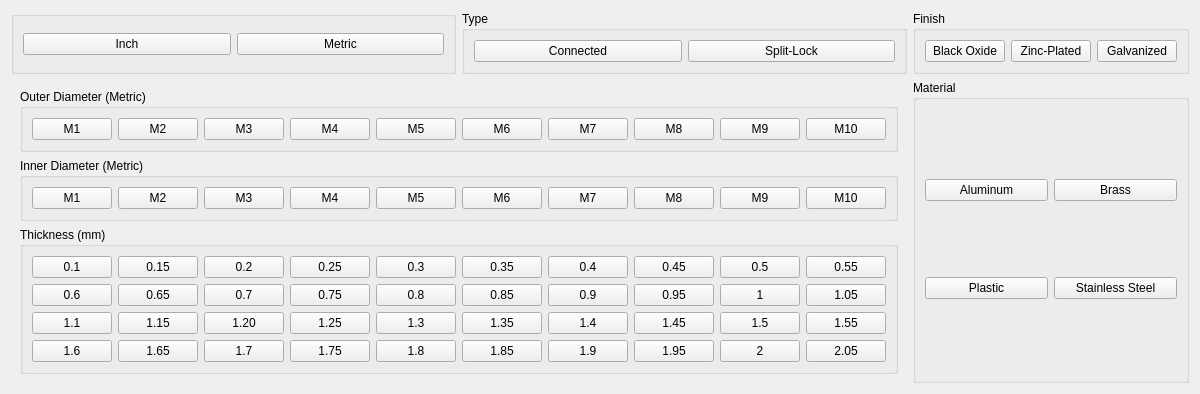
        <widget class="QWidget" name="Washer">
         <layout class="QGridLayout" name="gridLayout_21">
          <item row="0" column="1">
           <widget class="QGroupBox" name="groupBox_8">
            <property name="title">
             <string>Type</string>
            </property>
            <layout class="QHBoxLayout" name="horizontalLayout_7">
             <item>
              <widget class="QPushButton" name="pushButton_256">
               <property name="text">
                <string>Connected</string>
               </property>
              </widget>
             </item>
             <item>
              <widget class="QPushButton" name="pushButton_255">
               <property name="text">
                <string>Split-Lock</string>
               </property>
              </widget>
             </item>
            </layout>
           </widget>
          </item>
          <item row="1" column="0" colspan="2">
           <widget class="QStackedWidget" name="stackedWidget_3">
            <widget class="QWidget" name="metric_washer">
             <layout class="QGridLayout" name="gridLayout_20">
              <item row="2" column="0">
               <widget class="QGroupBox" name="MetricMeasurements_7">
                <property name="title">
                 <string>Thickness (mm)</string>
                </property>
                <layout class="QGridLayout" name="gridLayout_18">
                 <item row="0" column="7">
                  <widget class="QPushButton" name="pushButton_285">
                   <property name="text">
                    <string>0.45</string>
                   </property>
                  </widget>
                 </item>
                 <item row="3" column="9">
                  <widget class="QPushButton" name="pushButton_286">
                   <property name="text">
                    <string>2.05</string>
                   </property>
                  </widget>
                 </item>
                 <item row="3" column="6">
                  <widget class="QPushButton" name="pushButton_287">
                   <property name="text">
                    <string>1.9</string>
                   </property>
                   <property name="checkable">
                    <bool>true</bool>
                   </property>
                  </widget>
                 </item>
                 <item row="2" column="3">
                  <widget class="QPushButton" name="pushButton_288">
                   <property name="text">
                    <string>1.25</string>
                   </property>
                  </widget>
                 </item>
                 <item row="1" column="2">
                  <widget class="QPushButton" name="pushButton_289">
                   <property name="text">
                    <string>0.7</string>
                   </property>
                  </widget>
                 </item>
                 <item row="0" column="6">
                  <widget class="QPushButton" name="pushButton_290">
                   <property name="text">
                    <string>0.4</string>
                   </property>
                   <property name="checkable">
                    <bool>true</bool>
                   </property>
                  </widget>
                 </item>
                 <item row="3" column="2">
                  <widget class="QPushButton" name="pushButton_291">
                   <property name="text">
                    <string>1.7</string>
                   </property>
                  </widget>
                 </item>
                 <item row="2" column="1">
                  <widget class="QPushButton" name="pushButton_292">
                   <property name="text">
                    <string>1.15</string>
                   </property>
                   <property name="checkable">
                    <bool>true</bool>
                   </property>
                  </widget>
                 </item>
                 <item row="0" column="8">
                  <widget class="QPushButton" name="pushButton_293">
                   <property name="text">
                    <string>0.5</string>
                   </property>
                  </widget>
                 </item>
                 <item row="0" column="4">
                  <widget class="QPushButton" name="pushButton_294">
                   <property name="text">
                    <string>0.3</string>
                   </property>
                  </widget>
                 </item>
                 <item row="1" column="0">
                  <widget class="QPushButton" name="pushButton_295">
                   <property name="text">
                    <string>0.6</string>
                   </property>
                  </widget>
                 </item>
                 <item row="3" column="1">
                  <widget class="QPushButton" name="pushButton_296">
                   <property name="text">
                    <string>1.65</string>
                   </property>
                   <property name="checkable">
                    <bool>true</bool>
                   </property>
                  </widget>
                 </item>
                 <item row="2" column="9">
                  <widget class="QPushButton" name="pushButton_297">
                   <property name="text">
                    <string>1.55</string>
                   </property>
                  </widget>
                 </item>
                 <item row="0" column="0">
                  <widget class="QPushButton" name="pushButton_298">
                   <property name="text">
                    <string>0.1</string>
                   </property>
                  </widget>
                 </item>
                 <item row="3" column="4">
                  <widget class="QPushButton" name="pushButton_299">
                   <property name="text">
                    <string>1.8</string>
                   </property>
                  </widget>
                 </item>
                 <item row="2" column="8">
                  <widget class="QPushButton" name="pushButton_300">
                   <property name="text">
                    <string>1.5</string>
                   </property>
                  </widget>
                 </item>
                 <item row="0" column="1">
                  <widget class="QPushButton" name="pushButton_301">
                   <property name="text">
                    <string>0.15</string>
                   </property>
                   <property name="checkable">
                    <bool>true</bool>
                   </property>
                  </widget>
                 </item>
                 <item row="0" column="2">
                  <widget class="QPushButton" name="pushButton_302">
                   <property name="text">
                    <string>0.2</string>
                   </property>
                  </widget>
                 </item>
                 <item row="1" column="8">
                  <widget class="QPushButton" name="pushButton_303">
                   <property name="text">
                    <string>1</string>
                   </property>
                  </widget>
                 </item>
                 <item row="1" column="4">
                  <widget class="QPushButton" name="pushButton_304">
                   <property name="text">
                    <string>0.8</string>
                   </property>
                  </widget>
                 </item>
                 <item row="3" column="5">
                  <widget class="QPushButton" name="pushButton_305">
                   <property name="text">
                    <string>1.85</string>
                   </property>
                  </widget>
                 </item>
                 <item row="3" column="0">
                  <widget class="QPushButton" name="pushButton_306">
                   <property name="text">
                    <string>1.6</string>
                   </property>
                  </widget>
                 </item>
                 <item row="2" column="6">
                  <widget class="QPushButton" name="pushButton_307">
                   <property name="text">
                    <string>1.4</string>
                   </property>
                   <property name="checkable">
                    <bool>true</bool>
                   </property>
                  </widget>
                 </item>
                 <item row="3" column="3">
                  <widget class="QPushButton" name="pushButton_308">
                   <property name="text">
                    <string>1.75</string>
                   </property>
                  </widget>
                 </item>
                 <item row="0" column="3">
                  <widget class="QPushButton" name="pushButton_309">
                   <property name="text">
                    <string>0.25</string>
                   </property>
                  </widget>
                 </item>
                 <item row="2" column="2">
                  <widget class="QPushButton" name="pushButton_310">
                   <property name="text">
                    <string>1.20</string>
                   </property>
                  </widget>
                 </item>
                 <item row="1" column="3">
                  <widget class="QPushButton" name="pushButton_311">
                   <property name="text">
                    <string>0.75</string>
                   </property>
                  </widget>
                 </item>
                 <item row="1" column="7">
                  <widget class="QPushButton" name="pushButton_312">
                   <property name="text">
                    <string>0.95</string>
                   </property>
                  </widget>
                 </item>
                 <item row="3" column="8">
                  <widget class="QPushButton" name="pushButton_313">
                   <property name="text">
                    <string>2</string>
                   </property>
                  </widget>
                 </item>
                 <item row="2" column="5">
                  <widget class="QPushButton" name="pushButton_314">
                   <property name="text">
                    <string>1.35</string>
                   </property>
                  </widget>
                 </item>
                 <item row="2" column="4">
                  <widget class="QPushButton" name="pushButton_315">
                   <property name="text">
                    <string>1.3</string>
                   </property>
                  </widget>
                 </item>
                 <item row="2" column="7">
                  <widget class="QPushButton" name="pushButton_316">
                   <property name="text">
                    <string>1.45</string>
                   </property>
                  </widget>
                 </item>
                 <item row="1" column="5">
                  <widget class="QPushButton" name="pushButton_317">
                   <property name="text">
                    <string>0.85</string>
                   </property>
                  </widget>
                 </item>
                 <item row="1" column="9">
                  <widget class="QPushButton" name="pushButton_318">
                   <property name="text">
                    <string>1.05</string>
                   </property>
                  </widget>
                 </item>
                 <item row="0" column="9">
                  <widget class="QPushButton" name="pushButton_319">
                   <property name="text">
                    <string>0.55</string>
                   </property>
                  </widget>
                 </item>
                 <item row="1" column="1">
                  <widget class="QPushButton" name="pushButton_320">
                   <property name="text">
                    <string>0.65</string>
                   </property>
                   <property name="checkable">
                    <bool>true</bool>
                   </property>
                  </widget>
                 </item>
                 <item row="1" column="6">
                  <widget class="QPushButton" name="pushButton_321">
                   <property name="text">
                    <string>0.9</string>
                   </property>
                   <property name="checkable">
                    <bool>true</bool>
                   </property>
                  </widget>
                 </item>
                 <item row="0" column="5">
                  <widget class="QPushButton" name="pushButton_322">
                   <property name="text">
                    <string>0.35</string>
                   </property>
                  </widget>
                 </item>
                 <item row="2" column="0">
                  <widget class="QPushButton" name="pushButton_323">
                   <property name="text">
                    <string>1.1</string>
                   </property>
                  </widget>
                 </item>
                 <item row="3" column="7">
                  <widget class="QPushButton" name="pushButton_324">
                   <property name="text">
                    <string>1.95</string>
                   </property>
                  </widget>
                 </item>
                </layout>
               </widget>
              </item>
              <item row="1" column="0">
               <widget class="QGroupBox" name="MetricMeasurements_6">
                <property name="title">
                 <string>Inner Diameter (Metric)</string>
                </property>
                <layout class="QGridLayout" name="gridLayout_17">
                 <item row="0" column="0">
                  <widget class="QPushButton" name="pushButton_275">
                   <property name="text">
                    <string>M1</string>
                   </property>
                  </widget>
                 </item>
                 <item row="0" column="1">
                  <widget class="QPushButton" name="pushButton_276">
                   <property name="text">
                    <string>M2</string>
                   </property>
                   <property name="checkable">
                    <bool>true</bool>
                   </property>
                  </widget>
                 </item>
                 <item row="0" column="2">
                  <widget class="QPushButton" name="pushButton_277">
                   <property name="text">
                    <string>M3</string>
                   </property>
                  </widget>
                 </item>
                 <item row="0" column="3">
                  <widget class="QPushButton" name="pushButton_278">
                   <property name="text">
                    <string>M4</string>
                   </property>
                  </widget>
                 </item>
                 <item row="0" column="4">
                  <widget class="QPushButton" name="pushButton_279">
                   <property name="text">
                    <string>M5</string>
                   </property>
                  </widget>
                 </item>
                 <item row="0" column="5">
                  <widget class="QPushButton" name="pushButton_280">
                   <property name="text">
                    <string>M6</string>
                   </property>
                  </widget>
                 </item>
                 <item row="0" column="6">
                  <widget class="QPushButton" name="pushButton_281">
                   <property name="text">
                    <string>M7</string>
                   </property>
                   <property name="checkable">
                    <bool>true</bool>
                   </property>
                  </widget>
                 </item>
                 <item row="0" column="7">
                  <widget class="QPushButton" name="pushButton_282">
                   <property name="text">
                    <string>M8</string>
                   </property>
                  </widget>
                 </item>
                 <item row="0" column="8">
                  <widget class="QPushButton" name="pushButton_283">
                   <property name="text">
                    <string>M9</string>
                   </property>
                  </widget>
                 </item>
                 <item row="0" column="9">
                  <widget class="QPushButton" name="pushButton_284">
                   <property name="text">
                    <string>M10</string>
                   </property>
                  </widget>
                 </item>
                </layout>
               </widget>
              </item>
              <item row="0" column="0">
               <widget class="QGroupBox" name="MetricMeasurements_5">
                <property name="title">
                 <string>Outer Diameter (Metric)</string>
                </property>
                <layout class="QGridLayout" name="gridLayout_16">
                 <item row="0" column="3">
                  <widget class="QPushButton" name="pushButton_268">
                   <property name="text">
                    <string>M4</string>
                   </property>
                  </widget>
                 </item>
                 <item row="0" column="9">
                  <widget class="QPushButton" name="pushButton_274">
                   <property name="text">
                    <string>M10</string>
                   </property>
                  </widget>
                 </item>
                 <item row="0" column="1">
                  <widget class="QPushButton" name="pushButton_266">
                   <property name="text">
                    <string>M2</string>
                   </property>
                   <property name="checkable">
                    <bool>true</bool>
                   </property>
                  </widget>
                 </item>
                 <item row="0" column="8">
                  <widget class="QPushButton" name="pushButton_273">
                   <property name="text">
                    <string>M9</string>
                   </property>
                  </widget>
                 </item>
                 <item row="0" column="2">
                  <widget class="QPushButton" name="pushButton_267">
                   <property name="text">
                    <string>M3</string>
                   </property>
                  </widget>
                 </item>
                 <item row="0" column="0">
                  <widget class="QPushButton" name="pushButton_265">
                   <property name="text">
                    <string>M1</string>
                   </property>
                  </widget>
                 </item>
                 <item row="0" column="7">
                  <widget class="QPushButton" name="pushButton_272">
                   <property name="text">
                    <string>M8</string>
                   </property>
                  </widget>
                 </item>
                 <item row="0" column="5">
                  <widget class="QPushButton" name="pushButton_270">
                   <property name="text">
                    <string>M6</string>
                   </property>
                  </widget>
                 </item>
                 <item row="0" column="6">
                  <widget class="QPushButton" name="pushButton_271">
                   <property name="text">
                    <string>M7</string>
                   </property>
                   <property name="checkable">
                    <bool>true</bool>
                   </property>
                  </widget>
                 </item>
                 <item row="0" column="4">
                  <widget class="QPushButton" name="pushButton_269">
                   <property name="text">
                    <string>M5</string>
                   </property>
                  </widget>
                 </item>
                </layout>
               </widget>
              </item>
             </layout>
            </widget>
            <widget class="QWidget" name="inch_washer"/>
           </widget>
          </item>
          <item row="0" column="0">
           <widget class="QGroupBox" name="groupBox_7">
            <property name="title">
             <string/>
            </property>
            <layout class="QHBoxLayout" name="horizontalLayout_8">
             <item>
              <widget class="QPushButton" name="pushButton_254">
               <property name="text">
                <string>Inch</string>
               </property>
              </widget>
             </item>
             <item>
              <widget class="QPushButton" name="pushButton_253">
               <property name="text">
                <string>Metric</string>
               </property>
              </widget>
             </item>
            </layout>
           </widget>
          </item>
          <item row="0" column="2">
           <widget class="QGroupBox" name="HeadTypes_9">
            <property name="title">
             <string>Finish</string>
            </property>
            <property name="checkable">
             <bool>false</bool>
            </property>
            <property name="checked">
             <bool>false</bool>
            </property>
            <layout class="QHBoxLayout" name="horizontalLayout_9">
             <item>
              <widget class="QPushButton" name="pushButton_257">
               <property name="text">
                <string>Black Oxide</string>
               </property>
              </widget>
             </item>
             <item>
              <widget class="QPushButton" name="pushButton_258">
               <property name="text">
                <string>Zinc-Plated</string>
               </property>
               <property name="checkable">
                <bool>true</bool>
               </property>
              </widget>
             </item>
             <item>
              <widget class="QPushButton" name="pushButton_259">
               <property name="text">
                <string>Galvanized</string>
               </property>
              </widget>
             </item>
            </layout>
           </widget>
          </item>
          <item row="1" column="2">
           <widget class="QGroupBox" name="HeadTypes_10">
            <property name="title">
             <string>Material</string>
            </property>
            <property name="checkable">
             <bool>false</bool>
            </property>
            <property name="checked">
             <bool>false</bool>
            </property>
            <layout class="QGridLayout" name="gridLayout_22">
             <item row="0" column="0">
              <widget class="QPushButton" name="pushButton_260">
               <property name="text">
                <string>Aluminum</string>
               </property>
              </widget>
             </item>
             <item row="0" column="1">
              <widget class="QPushButton" name="pushButton_263">
               <property name="text">
                <string>Brass</string>
               </property>
              </widget>
             </item>
             <item row="1" column="0">
              <widget class="QPushButton" name="pushButton_264">
               <property name="text">
                <string>Plastic</string>
               </property>
              </widget>
             </item>
             <item row="1" column="1">
              <widget class="QPushButton" name="pushButton_261">
               <property name="text">
                <string>Stainless Steel</string>
               </property>
               <property name="checkable">
                <bool>true</bool>
               </property>
              </widget>
             </item>
            </layout>
           </widget>
          </item>
         </layout>
        </widget>
